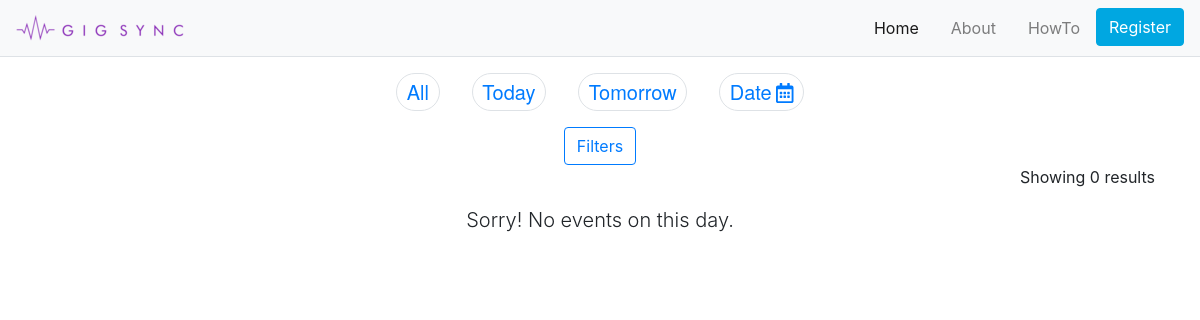
/today/, run on an earlier commit of the app's database.
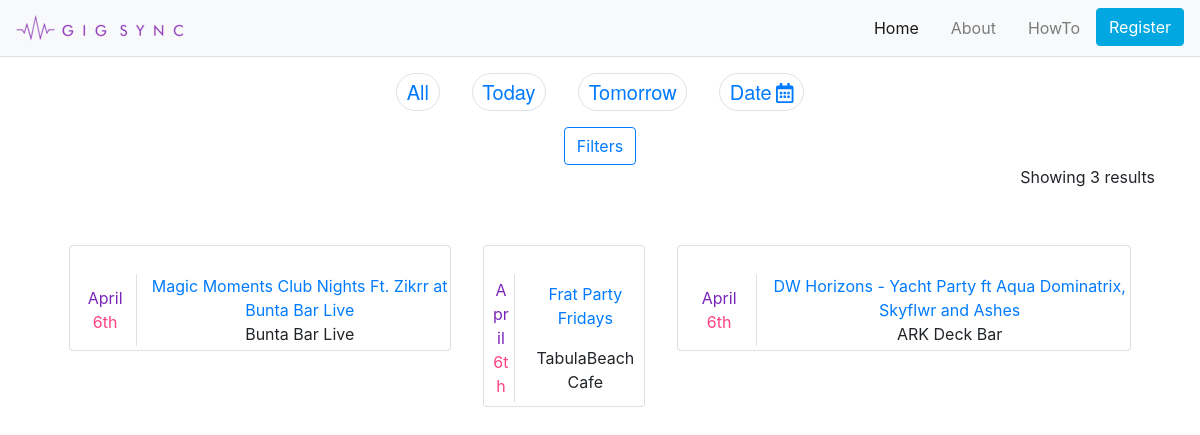
And on a later commit of the database.
### web/models.py (models this page shows, shortened)
class Gig(models.Model):
    event_id = models.IntegerField(unique=True)
    name = models.CharField(max_length=255)
    description = models.TextField(null=True)
    start_date = models.DateField()
    start_time = models.TimeField()
    end_date = models.DateField(default=None, null=True)
    end_time = models.TimeField(null=True)
    venue = models.CharField(max_length=255)
    city = models.CharField(max_length=255)
    cover_link = models.URLField(null=True)
    place_id = models.IntegerField(null=True)
    involved_parties = models.ManyToManyField(GSProfile)

### web/views.py (the view)
# urls.py: url(r'^today/$', views.today, name='today'),
def today(request):
    today = datetime.date.today()
    q_set = models.Gig.objects.filter(start_date=today)
    cities = []
    for event in q_set:
        if event.city not in cities:
            cities.append(event.city)
    return render(request, 'web/today.html', {'gigs': q_set, 'cities': cities})

### web/templates/web/today.html (shortened to what this page needs)
{% extends "web/base.html" %}
{% block nav %}
<li class="nav-item active m-sm-2">
        <a class="nav-link" href="index.html">Home</a>
    </li>
    <li class="nav-item m-sm-2">
        <a class="nav-link" href="#">About</a>
    </li>
    <li class="nav-item  m-sm-2">
        <a class="nav-link" href="#">HowTo</a>
    </li>
    <li class="nav-item">
        <a href="http://www.gigsync.in/#signup-tab"><button class="btn btn-outline-gspurple my-2" type="submit">Register</button></a>
    </li>
{% endblock %}
{% block main %}
    <div id="datespace" class="touch-scroll-list d-flex flex-row justify-content-md-center justify-content-start">
		<span class="date-pill lead border"><a href="{% url 'web:home' %}">All</a></span>
		<span class="date-pill lead border active"><a href="{% url 'web:today' %}">Today</a></span>
		<span class="date-pill lead border"><a href="{% url 'web:tomorrow' %}">Tomorrow</span></a>
		<span class="date-pill lead border">Date<i class="far fa-calendar-alt ml-1" id="date-logo"></i></span>
    </div>
    <div class="container d-flex justify-content-center">
        <button type="button" class="btn btn-outline-primary" id="filters">Filters</button>
    </div>
    <div class="container">
            <p class="text-right">Showing {{ gigs|length }} results</p>
        </div>
    <div class="container">
        <div class="event-area d-flex flex-column mr-0">
            {% for gig in gigs %}
            {% if forloop.first or forloop.counter0|divisibleby:"3" %}
            <div class="d-flex flex-row justify-content-around my-3 mr-0 p-2 event-cards-row">
            {% endif %}
                <div class="event-container">
                    <div class="card">
                        <a href="{% url 'web:event' gig.event_id %}"><img src="{{gig.cover_link}}" alt="" class="card-img-top"></a>
                        <div class="d-flex card-body flex-row p-0 m-0 event-info">
                            <div class="d-flex flex-column date-focus justify-content-center col-2 border-right m-1 p-1">
                                <div class="event-month text-center">{{ gig.start_date|date:"N" }}</div>
                                <div class="event-date text-center">{{ gig.start_date|date:"jS" }}</div>
                            </div>
                            <div class="d-flex flex-column justify-content-around event-title col-10 p-1">
                                <div class="event-name text-center">
                                    <a href="{% url 'web:event' gig.event_id %}">{{ gig.name }}</a>
                                </div>
                                <div class="event-venue text-center">{{ gig.venue }}</div>
                            </div>
                        </div>
                    </div>
                </div>
            {% if forloop.last or forloop.counter|divisibleby:"3" %}
            </div>
            {% endif %}
            {% empty %}
                <p class="lead text-center">Sorry! No events on this day.</p>
            {% endfor %}
        </div>
    </div>
{% endblock %}

### web/templates/web/base.html (shortened to what this page needs)
{% load staticfiles %}
<!doctype html>
<html lang="en">
<head>
	<link rel="stylesheet" href="https://maxcdn.bootstrapcdn.com/bootstrap/4.0.0/css/bootstrap.min.css"
>
     <link rel="stylesheet" href="https://cdnjs.cloudflare.com/ajax/libs/bootstrap-datepicker/1.7.1/css/bootstrap-datepicker.standalone.css" />
    <link rel="stylesheet" href="{% static 'css/common.css' %}" type="text/css">
</head>
<body>
	<header class="navbar navbar-expand-lg navbar-light bg-light py-0 border-bottom sticky-top">
		<a class="navbar-brand" href="#">
			<img src="{% static 'imgs/logo.png' %}" class="rounded my-1">
		</a>
		<div class="collapse navbar-collapse" id="navbarSupportedContent">
			<ul class="navbar-nav ml-auto">
                {% block nav %}{% endblock %}
			</ul>
		</div>
	</header>
    {% block main %}{% endblock %}
</body>
</html>

What changed in the data, as far as the page shows it:
added Gig: start_date "April", start_date "6th", name "Magic Moments Club Nights Ft. Zikrr at Bunta Bar Live", venue "Bunta Bar Live"
added Gig: start_date "April", start_date "6th", name "Frat Party Fridays", venue "TabulaBeach Cafe"
added Gig: start_date "April", start_date "6th", name "DW Horizons - Yacht Party ft Aqua Dominatrix, Skyflwr and Ashes", venue "ARK Deck Bar"
Also different on the page:
{{ gigs|length }}: "0" → "3"
text no longer shown: "Sorry! No events on this day."
